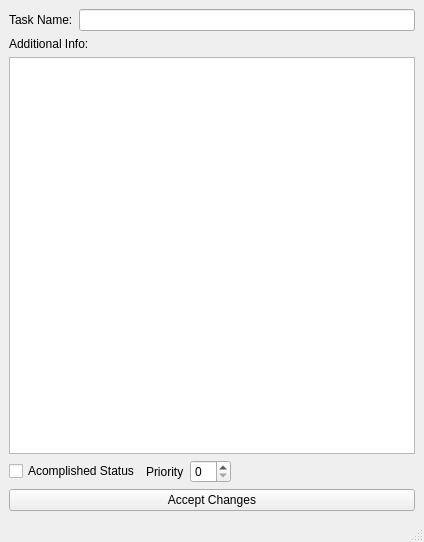
<?xml version="1.0" encoding="UTF-8"?>
<ui version="4.0">
 <class>KSingleTaskView</class>
 <widget class="QMainWindow" name="KSingleTaskView">
  <property name="geometry">
   <rect>
    <x>0</x>
    <y>0</y>
    <width>424</width>
    <height>542</height>
   </rect>
  </property>
  <property name="windowTitle">
   <string>SingleTaskViewer</string>
  </property>
  <widget class="QWidget" name="centralwidget">
   <layout class="QVBoxLayout" name="verticalLayout_2">
    <item>
     <layout class="QHBoxLayout" name="horizontalLayout">
      <item>
       <widget class="QLabel" name="label">
        <property name="text">
         <string>Task Name:</string>
        </property>
       </widget>
      </item>
      <item>
       <widget class="QLineEdit" name="leName"/>
      </item>
     </layout>
    </item>
    <item>
     <widget class="QLabel" name="label_2">
      <property name="text">
       <string>Additional Info:</string>
      </property>
     </widget>
    </item>
    <item>
     <widget class="QPlainTextEdit" name="pteAInfo"/>
    </item>
    <item>
     <layout class="QHBoxLayout" name="horizontalLayout_2">
      <item>
       <widget class="QCheckBox" name="cbDone">
        <property name="text">
         <string>Acomplished Status</string>
        </property>
       </widget>
      </item>
      <item>
       <widget class="QLabel" name="label_4">
        <property name="text">
         <string>Priority</string>
        </property>
       </widget>
      </item>
      <item>
       <widget class="QSpinBox" name="sbPriority"/>
      </item>
      <item>
       <spacer name="horizontalSpacer">
        <property name="orientation">
         <enum>Qt::Horizontal</enum>
        </property>
        <property name="sizeHint" stdset="0">
         <size>
          <width>40</width>
          <height>20</height>
         </size>
        </property>
       </spacer>
      </item>
     </layout>
    </item>
    <item>
     <widget class="QPushButton" name="pbAccept">
      <property name="text">
       <string>Accept Changes</string>
      </property>
     </widget>
    </item>
   </layout>
  </widget>
  <widget class="QMenuBar" name="menubar">
   <property name="geometry">
    <rect>
     <x>0</x>
     <y>0</y>
     <width>424</width>
     <height>21</height>
    </rect>
   </property>
  </widget>
  <widget class="QStatusBar" name="statusbar"/>
 </widget>
 <resources/>
 <connections/>
</ui>
